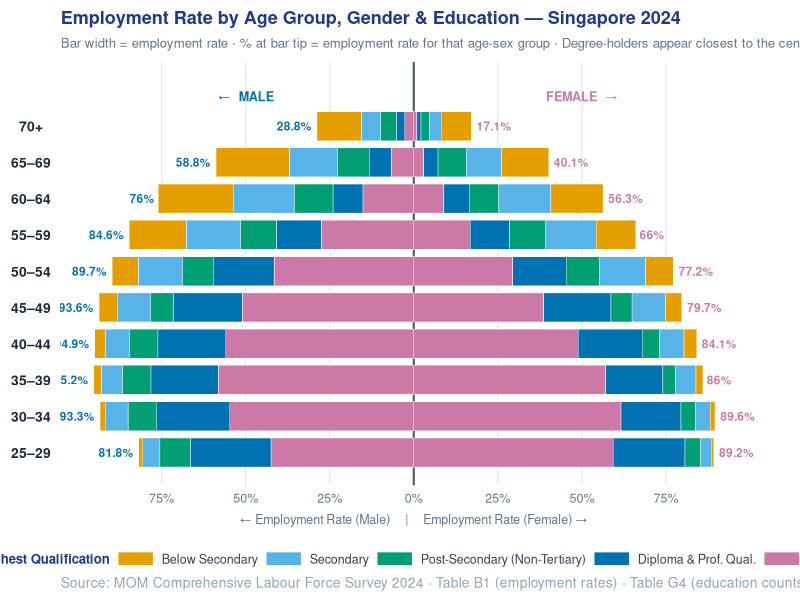
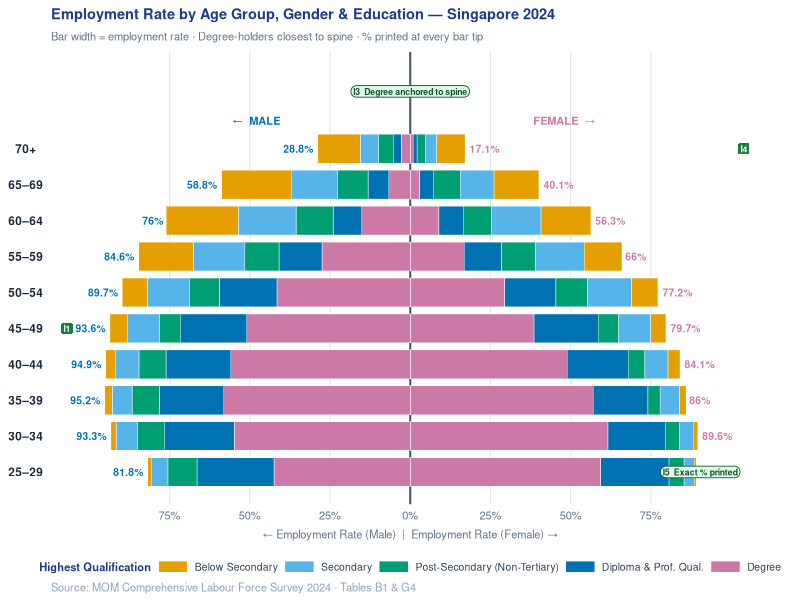
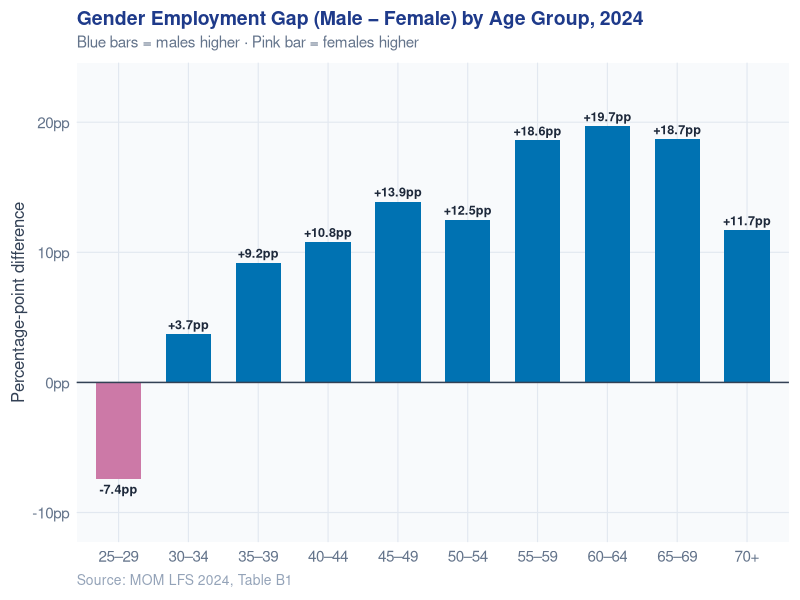
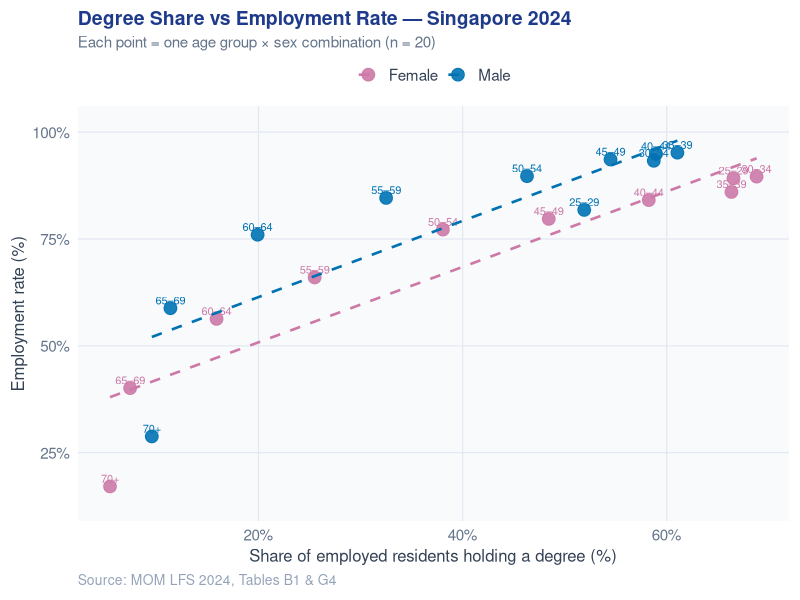

Write R code to recreate these figures, in order.
## ---- chunk 1
#| label: setup
#| include: false

library(readxl)
library(dplyr)
library(tidyr)
library(ggplot2)
library(scales)
library(knitr)
library(kableExtra)

# ── Load raw data ──────────────────────────────────────────────────────────────
b1_raw <- read_excel(
  "data/LFR2024_SectionB_EmploymentRate.xlsx",
  sheet = "B1", skip = 6, col_names = FALSE
)
g4_raw <- read_excel(
  "data/LFR2024_SectionG_MedianAge_DemographicProfile.xlsx",
  sheet = "G4", skip = 6, col_names = FALSE
)

# ── Parse B1: Employment Rates ─────────────────────────────────────────────────
target_ages <- c("25 - 29","30 - 34","35 - 39","40 - 44",
                 "45 - 49","50 - 54","55 - 59","60 - 64","65 - 69","70 & Over")

parse_b1 <- function(raw) {
  colnames(raw) <- c("sex", "age", as.character(2014:2024))
  raw <- raw |> filter(!is.na(age))
  current_sex <- NA
  rows <- list()
  for (i in seq_len(nrow(raw))) {
    r <- raw[i, ]
    if (!is.na(r$sex) && r$sex %in% c("Total","Male","Female"))
      current_sex <- r$sex
    if (!is.na(r$age) && trimws(r$age) %in% target_ages) {
      rows[[length(rows) + 1]] <- data.frame(
        sex           = current_sex,
        age_group     = trimws(r$age),
        emp_rate_2024 = as.numeric(r[["2024"]]),
        stringsAsFactors = FALSE
      )
    }
  }
  bind_rows(rows)
}

age_recode <- c(
  "25 - 29" = "25–29", "30 - 34" = "30–34", "35 - 39" = "35–39",
  "40 - 44" = "40–44", "45 - 49" = "45–49", "50 - 54" = "50–54",
  "55 - 59" = "55–59", "60 - 64" = "60–64", "65 - 69" = "65–69",
  "70 & Over" = "70+"
)

emp_df <- parse_b1(b1_raw) |>
  filter(sex %in% c("Male","Female")) |>
  mutate(age_group = recode(age_group, !!!age_recode))

# ── Parse G4: Education Counts ─────────────────────────────────────────────────
parse_g4 <- function(raw) {
  colnames(raw) <- c("sex","age","total","below_sec","secondary",
                     "post_sec","diploma","degree")
  current_sex <- NA
  rows <- list()
  for (i in seq_len(nrow(raw))) {
    r <- raw[i, ]
    if (!is.na(r$sex) && r$sex %in% c("Total","Male","Female"))
      current_sex <- r$sex
    if (!is.na(r$age) && trimws(r$age) %in% target_ages) {
      rows[[length(rows) + 1]] <- data.frame(
        sex       = current_sex,
        age_group = trimws(r$age),
        below_sec = suppressWarnings(as.numeric(r$below_sec)),
        secondary = suppressWarnings(as.numeric(r$secondary)),
        post_sec  = suppressWarnings(as.numeric(r$post_sec)),
        diploma   = suppressWarnings(as.numeric(r$diploma)),
        degree    = suppressWarnings(as.numeric(r$degree)),
        stringsAsFactors = FALSE
      )
    }
  }
  bind_rows(rows)
}

edu_df <- parse_g4(g4_raw) |>
  filter(sex %in% c("Male","Female")) |>
  mutate(age_group = recode(age_group, !!!age_recode)) |>
  replace_na(list(below_sec=0, secondary=0, post_sec=0, diploma=0, degree=0))

# ── Build employment_data ──────────────────────────────────────────────────────
age_levels <- c("25–29","30–34","35–39","40–44","45–49",
                "50–54","55–59","60–64","65–69","70+")

edu_long <- edu_df |>
  mutate(edu_total = below_sec + secondary + post_sec + diploma + degree) |>
  mutate(
    `Below Secondary`               = below_sec / edu_total * 100,
    `Secondary`                     = secondary  / edu_total * 100,
    `Post-Secondary (Non-Tertiary)` = post_sec   / edu_total * 100,
    `Diploma & Prof. Qual.`         = diploma    / edu_total * 100,
    `Degree`                        = degree     / edu_total * 100
  ) |>
  select(sex, age_group, `Below Secondary`, Secondary,
         `Post-Secondary (Non-Tertiary)`, `Diploma & Prof. Qual.`, Degree)

employment_data <- emp_df |>
  left_join(edu_long, by = c("sex","age_group")) |>
  mutate(age_group = factor(age_group, levels = age_levels))

# ── Wong (2011) colour-blind safe palette ──────────────────────────────────────
wong <- c(
  "Below Secondary"               = "#E69F00",
  "Secondary"                     = "#56B4E9",
  "Post-Secondary (Non-Tertiary)" = "#009E73",
  "Diploma & Prof. Qual."         = "#0072B2",
  "Degree"                        = "#CC79A7"
)

# ── Shared ggplot light theme ──────────────────────────────────────────────────
light_theme <- function(base = 12) {
  theme_minimal(base_size = base) +
    theme(
      plot.background   = element_rect(fill = "white", colour = NA),
      panel.background  = element_rect(fill = "#f8fafc", colour = NA),
      legend.background = element_rect(fill = "white", colour = NA),
      legend.key        = element_rect(fill = "white", colour = NA),
      text              = element_text(colour = "#1e293b", family = "sans"),
      axis.text         = element_text(colour = "#64748b", size = base - 1),
      axis.title        = element_text(colour = "#334155", size = base),
      panel.grid.major  = element_line(colour = "#e2e8f0", linewidth = 0.4),
      panel.grid.minor  = element_blank(),
      legend.text       = element_text(size = base - 1, colour = "#334155"),
      plot.title        = element_text(colour = "#1e3a8a", size = base + 2,
                                       face = "bold", margin = margin(b = 4)),
      plot.subtitle     = element_text(colour = "#64748b", size = base - 1,
                                       margin = margin(b = 8)),
      plot.caption      = element_text(colour = "#94a3b8", size = base - 2,
                                       hjust = 0),
      plot.margin       = margin(8, 8, 8, 8)
    )
}
## ---- chunk 2
#| echo: false
tibble::tribble(
  ~Table, ~`Full name`, ~Unit, ~`What we use it for`,
  "B1",
  "Resident Employment Rate by Age and Sex, 2014–2024",
  "Per cent (%)",
  "Employment rate for each age band × sex — becomes the bar width in the butterfly chart",
  "G4",
  "Employed Residents by Highest Qualification Attained, Age and Sex, 2024",
  "Thousands",
  "Count of employed residents by education level, age, and sex — converted to % shares for the butterfly bar fill"
) |>
  knitr::kable(format = "html") |>
  kableExtra::kable_styling(font_size = 15, full_width = TRUE,
    bootstrap_options = c("striped","hover"))
## ---- chunk 3
#| echo: false

employment_data |>
  head(10) |>
  mutate(across(where(is.numeric), \(x) round(x, 1))) |>
  knitr::kable(
    format    = "html",
    col.names = c("Sex", "Age Group", "Emp. Rate (%)",
                  "Below Sec. (%)", "Secondary (%)",
                  "Post-Sec. (%)", "Diploma (%)", "Degree (%)"),
    align     = c("l", "l", "r", "r", "r", "r", "r", "r")
  ) |>
  kableExtra::kable_styling(
    font_size         = 17,
    full_width        = TRUE,
    bootstrap_options = c("striped", "hover")
  )
## ---- chunk 4
#| label: butterfly-static
#| echo: false
#| fig-width: 9.5
#| fig-height: 6.4
#| fig-align: center

edu_inner_first <- c(
  "Degree",
  "Diploma & Prof. Qual.",
  "Post-Secondary (Non-Tertiary)",
  "Secondary",
  "Below Secondary"
)

butterfly_df <- employment_data |>
  pivot_longer(
    cols      = c(`Below Secondary`, Secondary,
                  `Post-Secondary (Non-Tertiary)`, `Diploma & Prof. Qual.`, Degree),
    names_to  = "education",
    values_to = "edu_share"
  ) |>
  mutate(
    education = factor(education, levels = edu_inner_first),
    seg_width = emp_rate_2024 * edu_share / 100,
    seg_width = if_else(sex == "Male", -seg_width, seg_width),
    age_num   = as.numeric(age_group)
  ) |>
  arrange(sex, age_group, education) |>
  group_by(sex, age_group) |>
  mutate(
    x_end   = cumsum(seg_width),
    x_start = x_end - seg_width
  ) |>
  ungroup()

emp_labels <- employment_data |>
  mutate(
    age_num  = as.numeric(age_group),
    x_pos    = if_else(sex == "Male", -emp_rate_2024, emp_rate_2024),
    hjust    = if_else(sex == "Male", 1.15, -0.15),
    label    = paste0(emp_rate_2024, "%"),
    lbl_col  = if_else(sex == "Male", "#0072B2", "#CC79A7")
  )

ref_lines <- c(-75, -50, -25, 25, 50, 75)

ggplot() +
  geom_vline(xintercept = ref_lines, colour = "#e2e8f0",
             linewidth = 0.4, linetype = "solid") +
  geom_vline(xintercept = 0, colour = "#475569", linewidth = 0.7) +
  geom_rect(
    data = butterfly_df,
    aes(xmin = x_start, xmax = x_end,
        ymin = age_num - 0.40, ymax = age_num + 0.40,
        fill = education),
    colour = "white", linewidth = 0.15
  ) +
  geom_text(
    data  = emp_labels,
    aes(x = x_pos, y = age_num, label = label, hjust = hjust, colour = sex),
    size = 3, fontface = "bold", family = "sans", show.legend = FALSE
  ) +
  scale_colour_manual(values = c(Male = "#0072B2", Female = "#CC79A7")) +
  annotate("text", x = -50, y = 10.82, label = "\u2190  MALE",
           hjust = 0.5, colour = "#0072B2", size = 3.2,
           fontface = "bold") +
  annotate("text", x = 50, y = 10.82, label = "FEMALE  \u2192",
           hjust = 0.5, colour = "#CC79A7", size = 3.2,
           fontface = "bold") +
  scale_fill_manual(
    values = wong,
    breaks = rev(edu_inner_first),
    guide  = guide_legend(
      nrow        = 1,
      reverse     = FALSE,
      keywidth    = unit(0.9, "cm"),
      keyheight   = unit(0.35, "cm"),
      label.theme = element_text(size = 9, colour = "#334155"),
      title.theme = element_text(size = 9.5, colour = "#1e3a8a", face = "bold")
    )
  ) +
  scale_x_continuous(
    breaks = c(-75, -50, -25, 0, 25, 50, 75),
    labels = function(x) paste0(abs(x), "%"),
    limits = c(-105, 105),
    expand = expansion(add = 0)
  ) +
  scale_y_continuous(
    breaks = 1:10,
    labels = levels(employment_data$age_group),
    expand = expansion(add = c(0.5, 0.95))
  ) +
  labs(
    title    = "Employment Rate by Age Group, Gender & Education — Singapore 2024",
    subtitle = "Bar width = employment rate · % at bar tip = employment rate for that age-sex group · Degree-holders appear closest to the centre spine",
    x        = "← Employment Rate (Male)     |     Employment Rate (Female) →",
    y        = NULL,
    fill     = "Highest Qualification",
    caption  = "Source: MOM Comprehensive Labour Force Survey 2024 · Table B1 (employment rates) · Table G4 (education counts by age and sex)"
  ) +
  light_theme(12) +
  theme(
    legend.position   = "bottom",
    legend.direction  = "horizontal",
    legend.margin     = margin(t = 6, b = 2),
    panel.background  = element_rect(fill = "white", colour = NA),
    panel.grid.major  = element_blank(),
    axis.text.y  = element_text(colour = "#1e293b", size = 10, face = "bold",
                                hjust = 0.5, margin = margin(r = 4)),
    axis.text.x  = element_text(colour = "#64748b", size = 9),
    axis.title.x = element_text(colour = "#64748b", size = 9, margin = margin(t = 6)),
    plot.title   = element_text(size = 13, face = "bold", colour = "#1e3a8a"),
    plot.subtitle = element_text(size = 9.5, colour = "#64748b", margin = margin(t=3, b=8)),
    plot.margin  = margin(8, 24, 6, 8)
  )
## ---- chunk 5
#| label: butterfly-before-after
#| echo: false
#| fig-width: 7.8
#| fig-height: 4.8
#| fig-align: center

edu_inner_first_ba <- c(
  "Degree",
  "Diploma & Prof. Qual.",
  "Post-Secondary (Non-Tertiary)",
  "Secondary",
  "Below Secondary"
)

butterfly_df_ba <- employment_data |>
  pivot_longer(
    cols      = c(`Below Secondary`, Secondary,
                  `Post-Secondary (Non-Tertiary)`, `Diploma & Prof. Qual.`, Degree),
    names_to  = "education",
    values_to = "edu_share"
  ) |>
  mutate(
    education = factor(education, levels = edu_inner_first_ba),
    seg_width = emp_rate_2024 * edu_share / 100,
    seg_width = if_else(sex == "Male", -seg_width, seg_width),
    age_num   = as.numeric(age_group)
  ) |>
  arrange(sex, age_group, education) |>
  group_by(sex, age_group) |>
  mutate(
    x_end   = cumsum(seg_width),
    x_start = x_end - seg_width
  ) |>
  ungroup()

emp_labels_ba <- employment_data |>
  mutate(
    age_num = as.numeric(age_group),
    x_pos   = if_else(sex == "Male", -emp_rate_2024, emp_rate_2024),
    hjust   = if_else(sex == "Male", 1.15, -0.15),
    label   = paste0(emp_rate_2024, "%")
  )

ggplot() +
  geom_vline(xintercept = c(-75,-50,-25,25,50,75), colour = "#e2e8f0",
             linewidth = 0.4) +
  geom_vline(xintercept = 0, colour = "#475569", linewidth = 0.7) +
  geom_rect(
    data = butterfly_df_ba,
    aes(xmin = x_start, xmax = x_end,
        ymin = age_num - 0.40, ymax = age_num + 0.40,
        fill = education),
    colour = "white", linewidth = 0.15
  ) +
  geom_text(
    data  = emp_labels_ba,
    aes(x = x_pos, y = age_num, label = label, hjust = hjust, colour = sex),
    size = 2.6, fontface = "bold", family = "sans", show.legend = FALSE
  ) +
  scale_colour_manual(values = c(Male = "#0072B2", Female = "#CC79A7")) +
  annotate("text", x = -48, y = 10.78, label = "\u2190  MALE",
           hjust = 0.5, colour = "#0072B2", size = 2.8, fontface = "bold") +
  annotate("text", x = 48, y = 10.78, label = "FEMALE  \u2192",
           hjust = 0.5, colour = "#CC79A7", size = 2.8, fontface = "bold") +
  annotate("label", x = -107, y = 5, label = "I1",
           hjust = 0.5, colour = "white", size = 2.2, fontface = "bold",
           fill = "#15803d", label.size = 0, label.padding = unit(0.2,"lines")) +
  annotate("label", x = 0, y = 11.6, label = "I3  Degree anchored to spine",
           hjust = 0.5, colour = "#14532d", size = 2.2, fontface = "bold",
           fill = "#dcfce7", label.size = 0.3, label.r = unit(4,"pt"),
           label.padding = unit(0.22,"lines")) +
  annotate("label", x = 104, y = 10, label = "I4",
           hjust = 0.5, colour = "white", size = 2.2, fontface = "bold",
           fill = "#15803d", label.size = 0, label.padding = unit(0.2,"lines")) +
  annotate("label", x = 78, y = 1, label = "I5  Exact % printed",
           hjust = 0, colour = "#14532d", size = 2.2, fontface = "bold",
           fill = "#dcfce7", label.size = 0.3, label.r = unit(4,"pt"),
           label.padding = unit(0.22,"lines")) +
  scale_fill_manual(
    values = wong,
    breaks = rev(edu_inner_first_ba),
    guide  = guide_legend(
      nrow        = 1,
      reverse     = FALSE,
      keywidth    = unit(0.75, "cm"),
      keyheight   = unit(0.3, "cm"),
      label.theme = element_text(size = 7.5, colour = "#334155"),
      title.theme = element_text(size = 8, colour = "#1e3a8a", face = "bold")
    )
  ) +
  scale_x_continuous(
    breaks = c(-75,-50,-25,0,25,50,75),
    labels = function(x) paste0(abs(x), "%"),
    limits = c(-112, 112),
    expand = expansion(add = 0)
  ) +
  scale_y_continuous(
    breaks = 1:10,
    labels = levels(employment_data$age_group),
    expand = expansion(add = c(0.5, 1.1))
  ) +
  labs(
    title    = "Employment Rate by Age Group, Gender & Education — Singapore 2024",
    subtitle = "Bar width = employment rate · Degree-holders closest to spine · % printed at every bar tip",
    x        = "← Employment Rate (Male)  |  Employment Rate (Female) →",
    y        = NULL,
    fill     = "Highest Qualification",
    caption  = "Source: MOM Comprehensive Labour Force Survey 2024 · Tables B1 & G4"
  ) +
  light_theme(10) +
  theme(
    legend.position  = "bottom",
    legend.direction = "horizontal",
    legend.margin    = margin(t = 4, b = 2),
    panel.background = element_rect(fill = "white", colour = NA),
    panel.grid.major = element_blank(),
    axis.text.y  = element_text(colour = "#1e293b", size = 8.5, face = "bold",
                                hjust = 0.5, margin = margin(r = 3)),
    axis.text.x  = element_text(colour = "#64748b", size = 8),
    axis.title.x = element_text(colour = "#64748b", size = 8, margin = margin(t = 5)),
    plot.title   = element_text(size = 10.5, face = "bold", colour = "#1e3a8a"),
    plot.subtitle = element_text(size = 8, colour = "#64748b", margin = margin(t=2,b=6)),
    plot.margin  = margin(6, 22, 4, 6)
  )
## ---- chunk 6
#| echo: false
#| fig-width: 8.5
#| fig-height: 5.4

gap_df <- employment_data |>
  select(sex, age_group, emp_rate_2024) |>
  pivot_wider(names_from = sex, values_from = emp_rate_2024) |>
  mutate(gap = Male - Female)

ggplot(gap_df, aes(x = age_group, y = gap, fill = gap > 0)) +
  geom_col(show.legend = FALSE, width = 0.65) +
  geom_hline(yintercept = 0, colour = "#334155", linewidth = 0.5) +
  geom_text(
    aes(label = paste0(ifelse(gap > 0, "+", ""), round(gap, 1), "pp"),
        vjust = ifelse(gap >= 0, -0.5, 1.5)),
    colour = "#1e293b", size = 3.2, fontface = "bold"
  ) +
  scale_fill_manual(values = c("TRUE" = "#0072B2", "FALSE" = "#CC79A7")) +
  scale_y_continuous(
    labels = \(x) paste0(x, "pp"),
    expand = expansion(mult = .18)
  ) +
  labs(
    title    = "Gender Employment Gap (Male − Female) by Age Group, 2024",
    subtitle = "Blue bars = males higher · Pink bar = females higher",
    x = NULL, y = "Percentage-point difference",
    caption  = "Source: MOM LFS 2024, Table B1"
  ) +
  light_theme(12)
## ---- chunk 7
#| echo: false
#| fig-width: 8.5
#| fig-height: 5.4

employment_data |>
  ggplot(aes(x = Degree, y = emp_rate_2024, colour = sex, label = age_group)) +
  geom_point(size = 4, alpha = 0.9) +
  geom_text(nudge_y = 1.8, size = 2.8, show.legend = FALSE) +
  geom_smooth(method = "lm", se = FALSE, linewidth = 0.9, linetype = "dashed") +
  scale_colour_manual(values = c(Female = "#CC79A7", Male = "#0072B2")) +
  scale_x_continuous(labels = label_number(suffix = "%")) +
  scale_y_continuous(labels = label_number(suffix = "%"),
                     expand = expansion(mult = .1)) +
  labs(
    title    = "Degree Share vs Employment Rate — Singapore 2024",
    subtitle = "Each point = one age group × sex combination (n = 20)",
    x        = "Share of employed residents holding a degree (%)",
    y        = "Employment rate (%)",
    colour   = NULL,
    caption  = "Source: MOM LFS 2024, Tables B1 & G4"
  ) +
  light_theme(12) +
  theme(
    legend.position = "top",
    legend.margin   = margin(0, 0, 2, 0)
  )
